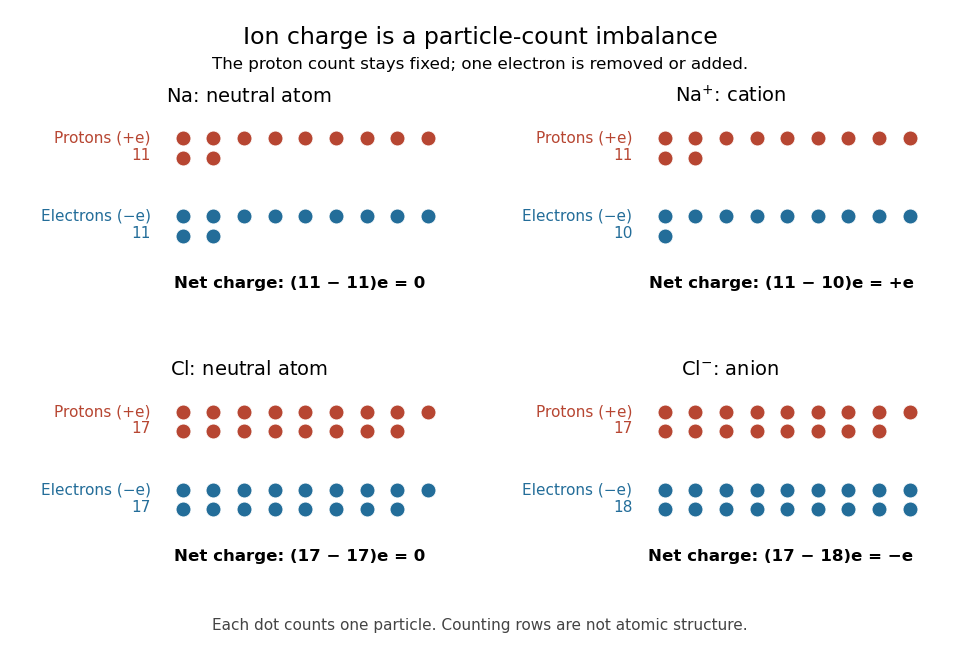

Reproduce this figure in Python.
"""Count Na, Na+, Cl, and Cl- particles; write basename.png to CWD.

Tested with Python 3.14.4, NumPy 2.3.5, Matplotlib 3.10.7.
Dots are inventories, not orbital positions; neutron counts are omitted.
"""

from pathlib import Path

import matplotlib

matplotlib.use("Agg")
import matplotlib.pyplot as plt
import numpy as np


def main():
    cases = [(r"$\mathrm{Na}$: neutral atom", 11, 11),
             (r"$\mathrm{Na}^{+}$: cation", 11, 10),
             (r"$\mathrm{Cl}$: neutral atom", 17, 17),
             (r"$\mathrm{Cl}^{-}$: anion", 17, 18)]
    fig, axes = plt.subplots(2, 2, figsize=(9.6, 6.6))
    fig.patch.set_facecolor("white")
    fig.subplots_adjust(left=0.05, right=0.97, bottom=0.13, top=0.82,
                        wspace=0.20, hspace=0.50)
    for ax, (title, protons, electrons) in zip(axes.flat, cases):
        for count, y, color, name in [(protons, 2.8, "#b74632", "Protons (+e)"),
                                      (electrons, 1.0, "#236d99", "Electrons (−e)")]:
            k = np.arange(count)
            ax.scatter(k % 9, y - (k // 9) * 0.45, s=115, c=color,
                       edgecolors="white", linewidths=0.6)
            ax.text(-1.05, y - 0.2, f"{name}\n{count}", ha="right", va="center",
                    fontsize=11, color=color)
        charge = protons - electrons
        result = "0" if charge == 0 else ("+e" if charge > 0 else "−e")
        ax.text(3.8, -0.65, f"Net charge: ({protons} − {electrons})e = {result}",
                fontsize=12, ha="center", weight="bold")
        ax.set_title(title, fontsize=14, pad=12)
        ax.set_xlim(-4.4, 8.7)
        ax.set_ylim(-0.95, 3.25)
        ax.axis("off")
    fig.suptitle("Ion charge is a particle-count imbalance", fontsize=17, y=0.96)
    fig.text(0.5, 0.895, "The proton count stays fixed; one electron is removed or added.",
             ha="center", fontsize=12)
    fig.text(0.5, 0.045, "Each dot counts one particle. Counting rows are not atomic structure.",
             ha="center", fontsize=11, color="#444444")
    fig.savefig(Path.cwd() / (Path(__file__).stem + ".png"), dpi=100,
                facecolor="white", transparent=False)
    plt.close(fig)


if __name__ == "__main__":
    main()
